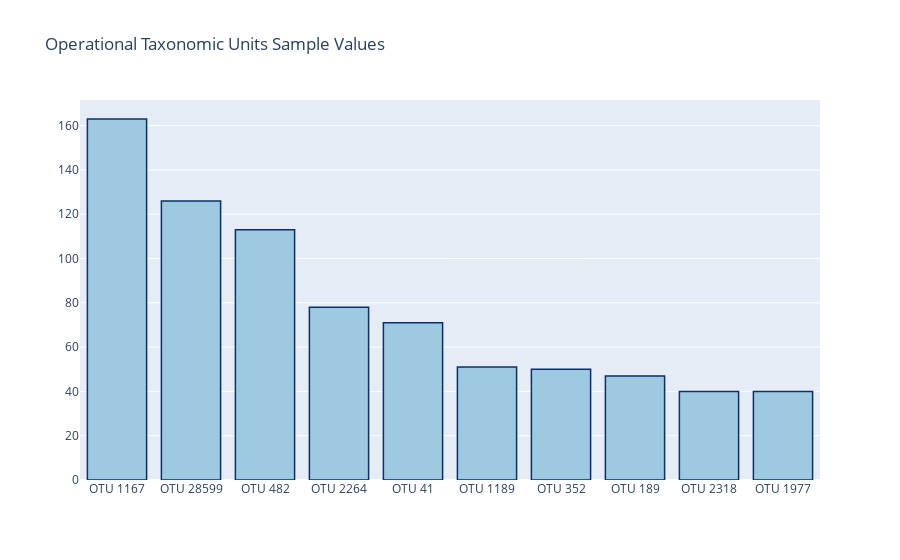

The notebook cell this image was saved under:
### Code cell
#https://plotly.com/python/bar-charts/ for my plotly bar chart starter code
import plotly.graph_objects as go

#created x and y axis for the chart
#x for OTU id and y for the sample value associated with OTU
x = ['OTU 1167', 'OTU 28599', 'OTU 482','OTU 2264', 'OTU 41', 'OTU 1189','OTU 352', 'OTU 189', 'OTU 2318', 'OTU 1977']
y = [163, 126, 113, 78, 71,51, 50, 47, 40, 40]

# Use the hovertext kw argument for hover text
# used hovertext to show (x,y) and the OTU with their samplee value
fig = go.Figure(data=[go.Bar(x=x, y=y,
            hovertext=['OTU 1167 sample value is 163', 'OTU 28599 sample value is 126', 'OTU 482 sample value is 113', 'OTU 2264 sample value is 78', 'OTU 41 sample value is 71', 'OTU 1189 sample value is 51', 'OTU 352 sample value is 50', 'OTU 189 sample value is 47', 'OTU 2318 sample value is 40', 'OTU 1977 sample value is 40'])])
# Customize aspect
#styled with title for bar chart
fig.update_traces(marker_color='rgb(158,202,225)', marker_line_color='rgb(8,48,107)',
                  marker_line_width=1.5, opacity=1)
fig.update_layout(title_text='Operational Taxonomic Units Sample Values')
fig.show()

### Figure 1 — Plotly figure (JSON) as saved in the notebook; plotly's stock layout.template omitted (floating-point values rounded to 4 significant figures)
{"data": [{"hovertext": ["OTU 1167 sample value is 163", "OTU 28599 sample value is 126", "OTU 482 sample value is 113", "OTU 2264 sample value is 78", "OTU 41 sample value is 71", "OTU 1189 sample value is 51", "OTU 352 sample value is 50", "OTU 189 sample value is 47", "OTU 2318 sample value is 40", "OTU 1977 sample value is 40"], "marker": {"color": "rgb(158,202,225)", "line": {"color": "rgb(8,48,107)", "width": 1.5}}, "opacity": 1, "type": "bar", "x": ["OTU 1167", "OTU 28599", "OTU 482", "OTU 2264", "OTU 41", "OTU 1189", "OTU 352", "OTU 189", "OTU 2318", "OTU 1977"], "y": [163, 126, 113, 78, 71, 51, 50, 47, 40, 40]}], "layout": {"title": {"text": "Operational Taxonomic Units Sample Values"}}}
